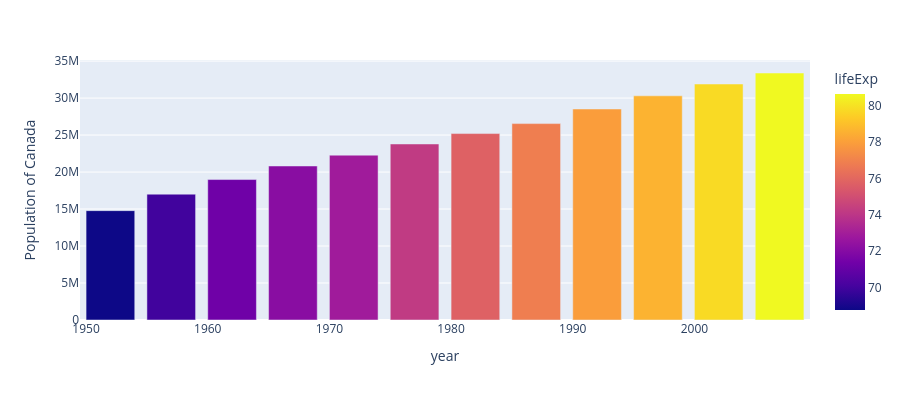

Notebook code for this chart:
### Code cell
px.bar(data_canada,x="year",y ="pop", hover_data=["lifeExp","gdpPercap"],color = "lifeExp",
      labels= {"pop":"Population of Canada"}, height = 400)

### Figure 1 — Plotly figure (JSON) as saved in the notebook; plotly's stock layout.template omitted (floating-point values rounded to 4 significant figures)
{"data": [{"customdata": [[68.75, 11370.0], [69.96, 12490.0], [71.3, 13460.0], [72.13, 16080.0], [72.88, 18970.0], [74.21, 22090.0], [75.76, 22900.0], [76.86, 26630.0], [77.95, 26340.0], [78.61, 28950.0], [79.77, 33330.0], [80.65, 36320.0]], "hovertemplate": "year=%{x}<br>Population of Canada=%{y}<br>lifeExp=%{marker.color}<br>gdpPercap=%{customdata[1]}<extra></extra>", "legendgroup": "", "marker": {"color": [68.75, 69.96, 71.3, 72.13, 72.88, 74.21, 75.76, 76.86, 77.95, 78.61, 79.77, 80.65], "coloraxis": "coloraxis", "pattern": {"shape": ""}}, "name": "", "orientation": "v", "showlegend": false, "textposition": "auto", "type": "bar", "x": [1952, 1957, 1962, 1967, 1972, 1977, 1982, 1987, 1992, 1997, 2002, 2007], "xaxis": "x", "y": [14785584, 17010154, 18985849, 20819767, 22284500, 23796400, 25201900, 26549700, 28523502, 30305843, 31902268, 33390141], "yaxis": "y"}], "layout": {"barmode": "relative", "coloraxis": {"colorbar": {"title": {"text": "lifeExp"}}, "colorscale": [[0, "#0d0887"], [0.1111, "#46039f"], [0.2222, "#7201a8"], [0.3333, "#9c179e"], [0.4444, "#bd3786"], [0.5556, "#d8576b"], [0.6667, "#ed7953"], [0.7778, "#fb9f3a"], [0.8889, "#fdca26"], [1, "#f0f921"]]}, "height": 400, "legend": {"tracegroupgap": 0}, "margin": {"t": 60}, "xaxis": {"anchor": "y", "domain": [0, 1], "title": {"text": "year"}}, "yaxis": {"anchor": "x", "domain": [0, 1], "title": {"text": "Population of Canada"}}}}
